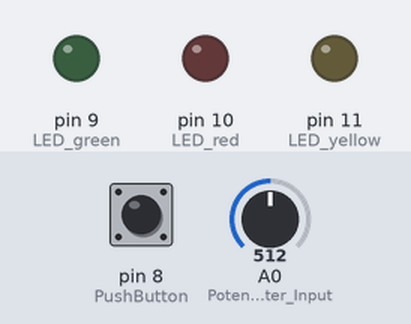
The sketch below on a simulated Arduino Uno, built with avr-gcc and run on an emulated ATmega328P. Parts: output pins drawn as LEDs (lit = HIGH). Dashed ring = blinking. Inputs (shaded band) come from the test bench; at power-on: pin 8 (PushButton) LOW, A0 (Potentiometer_Input) = 512.

Above: at 1.2 s.
1.3 s: pin 8 (PushButton) pulled HIGH for 0.15 s
At 2.2 s:
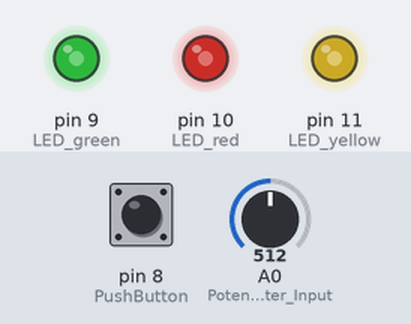
2.9 s: A0 (Potentiometer_Input) set to 306
At 4.1 s:
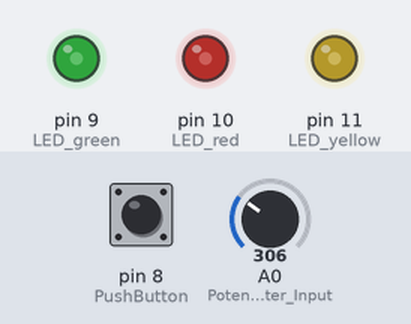
4.4 s: A0 (Potentiometer_Input) set to 122
At 5.2 s:
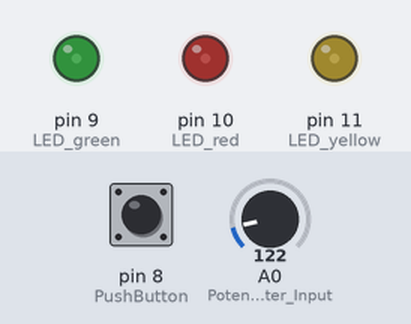
5.9 s: pin 8 (PushButton) pulled HIGH for 1 s
At 6.15 s:
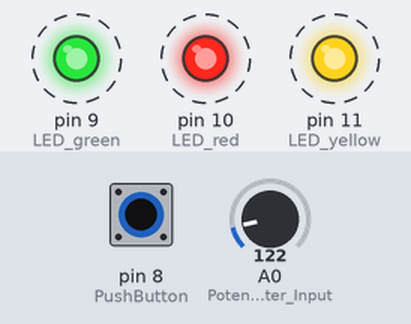
8.9 s: pin 8 (PushButton) pulled HIGH for 0.15 s
11.9 s: A0 (Potentiometer_Input) set to 511
At 12.22 s:
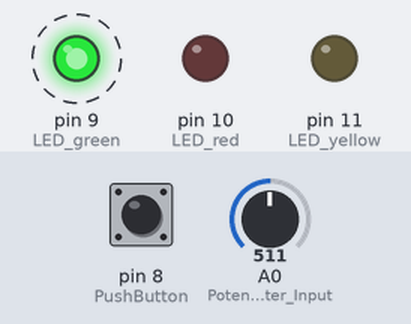
Timing chart, 0 to 62.4 s (numbered marks = the images above; inputs shaded):
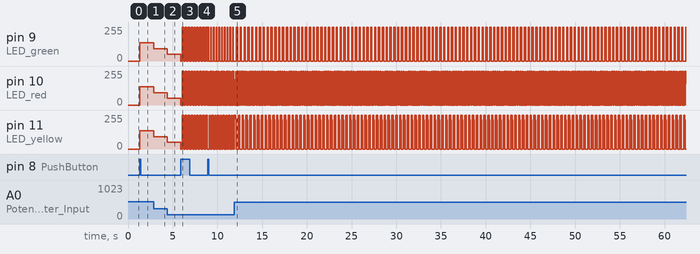

Measured:
- after the input at 1.3 s, pin 9 (LED_green), pin 10 (LED_red), pin 11 (LED_yellow): 0/255 → 138/255 at once
- after the input at 2.9 s, pin 9 (LED_green), pin 10 (LED_red), pin 11 (LED_yellow): 138/255 → 92/255 at once
- after the input at 4.4 s, pin 9 (LED_green), pin 10 (LED_red), pin 11 (LED_yellow): 92/255 → 50/255 at once
- after the input at 5.9 s, pin 9 (LED_green), pin 10 (LED_red), pin 11 (LED_yellow): alternates 255/255 for 0.16 s and 0/255 for 0.16 s, starting at once
- after the input at 11.9 s, pin 9 (LED_green): alternates 255/255 for 0.14 s and 0/255 for 0.29 s, starting after 0.22 s

The sketch:

Lab_1_Bike_Light.ino
```cpp
// HEADER
// Project: POE Lab 1: Bike Light
// Description: use basic input devices to control the reaction of LEDs, designed to mimic the various modes of a bike light.
// Authors: Kyle Mayer and Ryan Loue
// Date: September 7, 2014
// Interesting Fact: The great Pyramid of Giza currently measures 455 feet tall, although it is estimated that at the time of construction
// it stood 480 feet or taller- the current pyramid no longer has its capstone. It was the tallest man-made structure until the Lincoln's
// cathedral was constructed in 1300 A.D.
//----------------------------------------------------------------------------------------------------------------------------------------------------
// NOTES

// about the code:
// this uses a game loop style (periodic polling of the inputs) to monitor the world and update the displays. advantages: very straight forward, few hardware dependancies
// (can move to other platforms effortlessly), can add additional states with little work. Disadvantages: proccessor intensive (must continue
// to run through game loop at refresh rate even when system is stagnant), no precision timing*, and there will always be an unneccessary minor delay between
// input polling. This will be too fast for the human eye, but a button could theoretically be pressed and released so fast that the system does not register.

// possible future improvements:
// many possible optimizations for knight rider mode, including better support for arbitrary numbers of lights, computational efficiency,
// and code clarity.
// functionalize the main loop, for readability and reusability
// power saving options- power saving was not considered as a part of this project, since power savings would have to start with the electronics. (for example, LED current
// is set using a simple current limiting resistor- very wasteful). For this to be feasable as an actual bike light (battery operated), many changes could be made
// to the code to reduce power consumption. (including moving to a true interrupt driven state machine, rather than a game loop).
// create a state machine object to make code more portable and to reduce the amount of code present in the main loop,
// since many similar projects use a state machine/ game loop** style of refresh.

// *note: precision timing could still be achieved using a game-loop style, but would require additional work that this project would not benifiet from.
// **note: an actual state machine would not need to continue returning to the main loop to check inputs, but would rather stay in a given state until
// driven to change, typically by interrupts. This is why we refer to our code as a hybrid of a game loop and a state machine.

//----------------------------------------------------------------------------------------------------------------------------------------------------
// START CODE

// CONSTANTS
const short LED_red = 10; // LED pin numbers (digital pins)
const short LED_green = 9;
const short LED_yellow = 11;
const short PushButton = 8; // pushbutton pin number
const short Potentiometer_Input = 0; // pot pin number (analog input pin)
const unsigned short framerate = 100; // 100 for smooth operation, 2 for debugging. sets the refresh rate.
const boolean using_Pot = true; // determines if the potentiometer is used or not. Currently, only true is supported.
const unsigned int delay_time = 1000/(framerate);   // delay for 1/framerate, to approximately set loop speed. (this ignores calculation and code execution times, but for
// this project timing is non-critical, and the delay time will dwarf execution time for any reasonable frame rate, ie., 30-100)
// --------------------------------------------------------------------------------------------------------------------------------------------------

// VARIABLES
unsigned int PushButtonCounter; // how many loops has the button been held for? Used for debouncing.
short State; // keeps track of which state the lights are in, off, blinking, flashing, or knight rider.
int Pot_raw; // raw reading from the potentiometer, unfiltered
int Pot_old = -500; // will be overwritten immediately, initial value is unimportant. stores the filtered potentiometer reading
boolean New_State_Flag; // set true when we first change state. allows the state to know when it was first entered, in case initialization is neccessary.
unsigned int loop_counter; // counts the loops, used by any state that needs to continue operations from one iteration to the next.
unsigned int threshold_blink = framerate; // How fast do the lights blink during blink mode. default to 1Hz. may be reset by pot.
boolean LED_State; // With more elegant code, this variable should not be neccessary. Keeps track of whether the lights are on or off during the blink mode.
short Knight_Rider_LEDs[] = { LED_green, LED_red, LED_yellow}; // populate Knight_Rider_LED array with the appropriate order of lights
unsigned int threshold_knight_rider = (framerate * 1) / 12; // default to 12 Hz. sets the speed of the knight rider mode

// ----------------------------------------------------------------------------------------------------------------------------------------------------

void setup()
{
  // initialize serial communication for debugging purposes
  // Serial.begin(19200);
  // set lights as output
  pinMode(LED_red, OUTPUT);
  pinMode(LED_green, OUTPUT);
  pinMode(LED_yellow, OUTPUT);
  // set pushbutton and potentiometer reading as inputs
  pinMode(PushButton, INPUT);
  pinMode(Potentiometer_Input, INPUT); // this may actually set digital pin 0 to input,
  // not really important since digital pin 0 is not used and pins default to input state anyway.
}


void loop()
{
  // ---------------------------------------------------------------------------------------------------------------------------------------------
  // MEASUREING THE WORLD
  // check the pushbutton, if buttton is pressed, increment the number of times the button has been held for.
  if (digitalRead(PushButton))
  {
    PushButtonCounter ++;
  }
  else {PushButtonCounter = 0;}
  // if that number == 2, change state, and set the entering new state flag. this debounces the button (1 reading won't do anything), and stops the loop from incrementing the
  // state over and over when the button is held down.
  if (PushButtonCounter == 2)
  {
    State ++; // 0 == OFF, 1 == ON, 2 == BLINKING, 3 == KNIGHT RIDER
    New_State_Flag = true;
  }
  if (State > 3) {State = 0;}

  // if the number of times the button has been pressed is > large number (1000?), reset to small number (5?). This
  // prevents overflow if the button is held indefinetly, but the reset value must be large enough that change state doesn't trigger.
  if (PushButtonCounter > 60000) {PushButtonCounter = 20;}

  // read the potentiometer
  Pot_raw = analogRead(Potentiometer_Input);
  // filter the reading to avoid errotic bouncing.
  if (abs(Pot_raw - Pot_old) > 10)
  {
    Pot_old = Pot_raw;
  }

  // calculate the appropriate thresholds for the blink modes. magic numbers based off of hard coded frequency ranges
  // determined experimentally.
  if (using_Pot == true) {
    threshold_blink = ((long)framerate * (Pot_old + 150)) / 1624; // can get too large for integers during intermediate math, thats why we cast to long
    // Maximum: 11 Hz, Minimum: 1.4 Hz
    threshold_knight_rider = ((long)framerate * (Pot_old + 1024)) / 20480; // maximum: 20 Hz, Minimum: 10 Hz
  }

  // END MEASUREING THE WORLD
  // -------------------------------------------------------------------------------------------------------------------------------------------------
  // STATES: CONTROLLING THE WORLD

  // state 0: OFF. state 1: constanly ON. state 2: Blinking. state 3: KNIGHT RIDER

  // if (New_State_Flag) {Serial.print("Current State: "); Serial.println(State);} // debugging
  switch(State)
  {
    case 0: // Case: OFF. if initialization flag is set, turn off all lights. else, do nothing.
      if (New_State_Flag) {
        allLow();
      }
      break;

    case 1: // Case: ON. Adjust brightness based on potentiometer reading (using PWM)
      // Adjust Brightness
      if (using_Pot == true)
      {
        analogWrite(LED_red, (((long)Pot_old + 100) * 255) / 1124); // magic numbers determined experimentally,
        // designed to make sure that the LEDs are never completely off, even when fully dimmed.
        analogWrite(LED_green, (((long)Pot_old + 100) * 255) / 1124);
        analogWrite(LED_yellow, (((long)Pot_old + 100) * 255) / 1124);
      }
      else
      {
        digitalWrite(LED_red, HIGH);
        digitalWrite(LED_green, HIGH);
        digitalWrite(LED_yellow, HIGH);
      }
      break;
    case 2: // Case: Blinking. if initialization flag is set, reset loop counter.
      if (New_State_Flag) {
        loop_counter = 1; // correcting for off by 1 error.
        allLow();
      }
      else
      {
        if (loop_counter >= threshold_blink) { // counter has reached threshold. invert the light states. reset loop counter for next blink.
          // Very un-elegant way of doing this. would be much better to just invert the states
          if (LED_State == true){// lights are on, turn them off
            allLow();
          }
          else{ // lights are off, turn them on
            allHigh();
          }
          LED_State = !LED_State;

          loop_counter = 0; // reset the counter for the next blink
        }
        loop_counter ++;
      }
      break;
    case 3: // Case: Knight Rider. initialize loop counter to 0
      if (New_State_Flag) {
        loop_counter = 0;
        // could use an array that represents the actual outputs, then just shift left and right. This would
        // be computationally much faster, and the code would be shorter, though more complicated to write.
        // (direct port access to the PORTB register)
        oneLightOn(0);
      }
      else {
        // Note: Order of if statements is important, since the final if statement will evaluate true even when the
        // first one does, although we only want one to execute. magic numbers are based on the number of lights we have,
        // so adding more lights would require rewriting some of this code. this section is listed for re-write under the
        // list of future improvements.
        if (loop_counter >= threshold_knight_rider * 6 ) { // first light on
          oneLightOn(0);
          loop_counter = 0; // the full sequence has been completed.
        }
        else if (loop_counter >= threshold_knight_rider * 5) { // second light on
          oneLightOn(1);
        }
        else if (loop_counter >= threshold_knight_rider * 3) { // third light on
          oneLightOn(2);
        }
        else if (loop_counter >= threshold_knight_rider * 2) { // second light on again
          oneLightOn(1);
        }
        loop_counter ++;
      }

      break;
    default:
      // Serial.println("ERROR: Unknown state accessed.");
      break;
  }

 // END STATES: CONTROLLING THE WORLD
 // -------------------------------------------------------------------------------------------------------------------------------------------------
 // COMPLETEING LOOP LOGISTICS

  // clear the entering new state flag (if any of the states needed to initialize on state change, they have already done so)
  New_State_Flag = false;

  delay(delay_time); // delay to set frame rate.
} // END MAIN LOOP

// END MAIN LOOP: COMPLETEING LOOP LOGISTICS
// -------------------------------------------------------------------------------------------------------------------------------------------------------
// SUPPORT FUNCTIONS

// Turn on all lights
void allHigh() {
  digitalWrite(LED_red, HIGH);
  digitalWrite(LED_green, HIGH);
  digitalWrite(LED_yellow, HIGH);
}

// turn off all lights
void allLow() {
  digitalWrite(LED_red, LOW);
  digitalWrite(LED_green, LOW);
  digitalWrite(LED_yellow, LOW);
}


// turns on one of the three lights, turn off the other two.
void oneLightOn(short light) { // light must be 0,1, or 2. No error checking provided.
  digitalWrite(Knight_Rider_LEDs[0], LOW);
  digitalWrite(Knight_Rider_LEDs[1], LOW);
  digitalWrite(Knight_Rider_LEDs[2], LOW);
  digitalWrite(Knight_Rider_LEDs[light], HIGH);
}

// END SUPPORT FUNCTIONS
// ----------------------------------------------------------------------------------------------------------------------------------------------------------
// END PROGRAM
```
